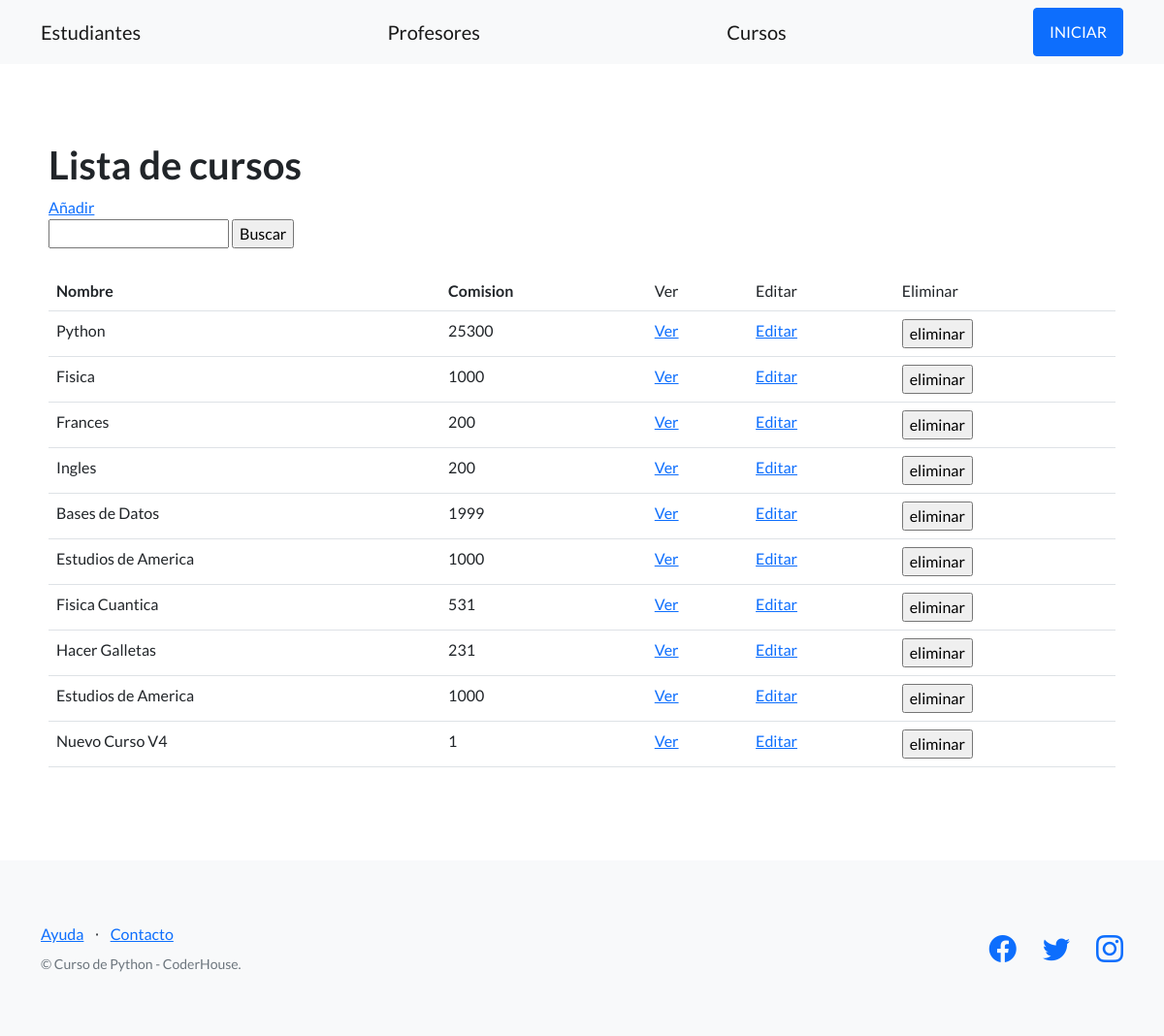
The app's page /plataforma/cursos/ with its own data.
### estudiantes/models.py (models this page shows, shortened)
class Curso(models.Model):
    nombre = models.CharField(max_length=64)
    comision = models.IntegerField()
    fecha_inicio = models.DateField(null=True)
    descripcion = models.TextField(null=True)

### estudiantes/views.py (the view)
# urls.py: path('cursos/', listar_cursos, name="listar_cursos"),
def listar_cursos(request):
    contexto = {
        'cursos': Curso.objects.all()
    }
    return render(
        request=request,
        template_name='estudiantes/lista_cursos.html',
        context=contexto,
    )

### estudiantes/templates/estudiantes/lista_cursos.html (shortened to what this page needs)
{% extends "estudiantes/base.html" %}
{% block contenido %}
<h1>Lista de cursos</h1>
<a href="{% url 'crear_curso' %}">Añadir</a>
<br>
<form action="{% url 'buscar_cursos' %}" method="post">
  <input type="text" name="busqueda">
  <input type="submit" value="Buscar">
</form>
<br>
<table class="table">
  <tbody>
    <tr>
      <th>Nombre</th>
      <th>Comision</th>
      <td>Ver</td>
      <td>Editar</td>
      <td>Eliminar</td>
    </tr>
    {% for curso in cursos %}
    <tr>
      <td>{{ curso.nombre }}</td>
      <td>{{ curso.comision }}</td>
      <td>
        <a href="{% url 'ver_curso' curso.id %}">Ver</a>
      </td>
      <td>
        <a href="{% url 'editar_curso' curso.id %}">Editar</a>
      </td>
      <td>
        <form action="{% url 'eliminar_curso' curso.id %}" method="post">
          <input type="submit" value="eliminar"/>
        </form
      </td>
    </tr>
    {% endfor %}
  </tbody>
</table>
{% endblock contenido %}

### records on screen
Curso: nombre "Python", comision "25300"
Curso: nombre "Fisica", comision "1000"
Curso: nombre "Frances", comision "200"
Curso: nombre "Ingles", comision "200"
Curso: nombre "Bases de Datos", comision "1999"
Curso: nombre "Estudios de America", comision "1000"
Curso: nombre "Fisica Cuantica", comision "531"
Curso: nombre "Hacer Galletas", comision "231"
Curso: nombre "Estudios de America", comision "1000"
Curso: nombre "Nuevo Curso V4", comision "1"
